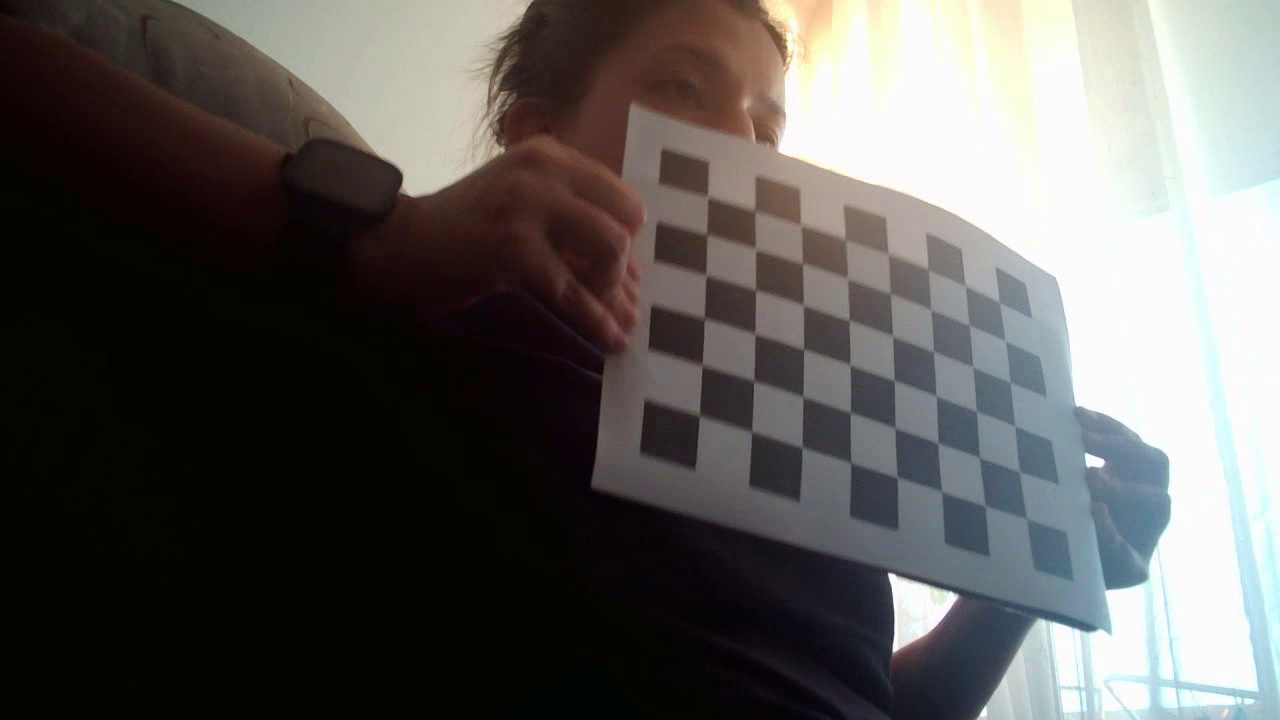
#> input picture frame 10 of Calibration/Example_video_5a.avi, 1280 x 720 px, given in place of the camera
$ jupyter execute Record_video.ipynb   (text cells are left out)
#> lines starting #> are read from the running program, lines starting #| are printed output that depends on the picture; pictures that were not available may be replaced by others from this repository, and a replacement may not be noted
[cell 1]
import numpy as np
import cv2 as cv
import time
import matplotlib.pyplot as plt

[cell 2]
## parameters for recording the videos
# Resolution of the cameras
WFrame = 1280
HFrame = 720

# fps
FPS = 30
VideoL= 7 # video length in s

# Video name
Nvideo= '1'
VideoA = '.\Videos\Example_videoA'+Nvideo+'.avi'
VideoB = '.\Videos\Example_videoB'+Nvideo+'.avi'
VideoConcat = '.\Videos\Example_video_concat_'+Nvideo+'.avi'
Time_info ='.\Videos\Example_video_'+Nvideo+'_t'

t = np.empty((int(VideoL*FPS*1.2),))
t[:] = np.nan

##camera_url='http://192.168.100.7:4747/video/force/1280x720'

[cell 3]
t0 = time.time()
cap = cv.VideoCapture(0, cv.CAP_DSHOW)
cap.set(cv.CAP_PROP_FRAME_WIDTH, WFrame)
cap.set(cv.CAP_PROP_FRAME_HEIGHT, HFrame)
cap.set(cv.CAP_PROP_FPS, int(FPS))
cap.set(cv.CAP_PROP_FOURCC, cv.VideoWriter_fourcc('M', 'J', 'P', 'G'))

#cap1 = cv.VideoCapture(camera_url)
cap1 = cv.VideoCapture(1, cv.CAP_DSHOW)
cap1.set(cv.CAP_PROP_FRAME_WIDTH, WFrame)
cap1.set(cv.CAP_PROP_FRAME_HEIGHT, HFrame)
cap1.set(cv.CAP_PROP_FPS, int(FPS))
cap1.set(cv.CAP_PROP_FOURCC, cv.VideoWriter_fourcc('M', 'J', 'P', 'G'))

# Define the codec and create VideoWriter object
fourcc = cv.VideoWriter_fourcc(*'XVID')
fourcc1 = cv.VideoWriter_fourcc(*'XVID')


out = cv.VideoWriter(VideoA, fourcc, FPS, (WFrame,  HFrame))
out1 = cv.VideoWriter(VideoB, fourcc1, FPS, (WFrame,  HFrame))

counter = 1;

## forsome easons the first frames are slower, so we take them out of the loop
ret, frame = cap.read()
#> frame is the input picture: shape (720, 1280, 3); mean B, G, R 90.1, 92.2, 94.6
ret1, frame1 = cap1.read()
while cap.isOpened():

    ## get images from both cameras
    ret, frame = cap.read()
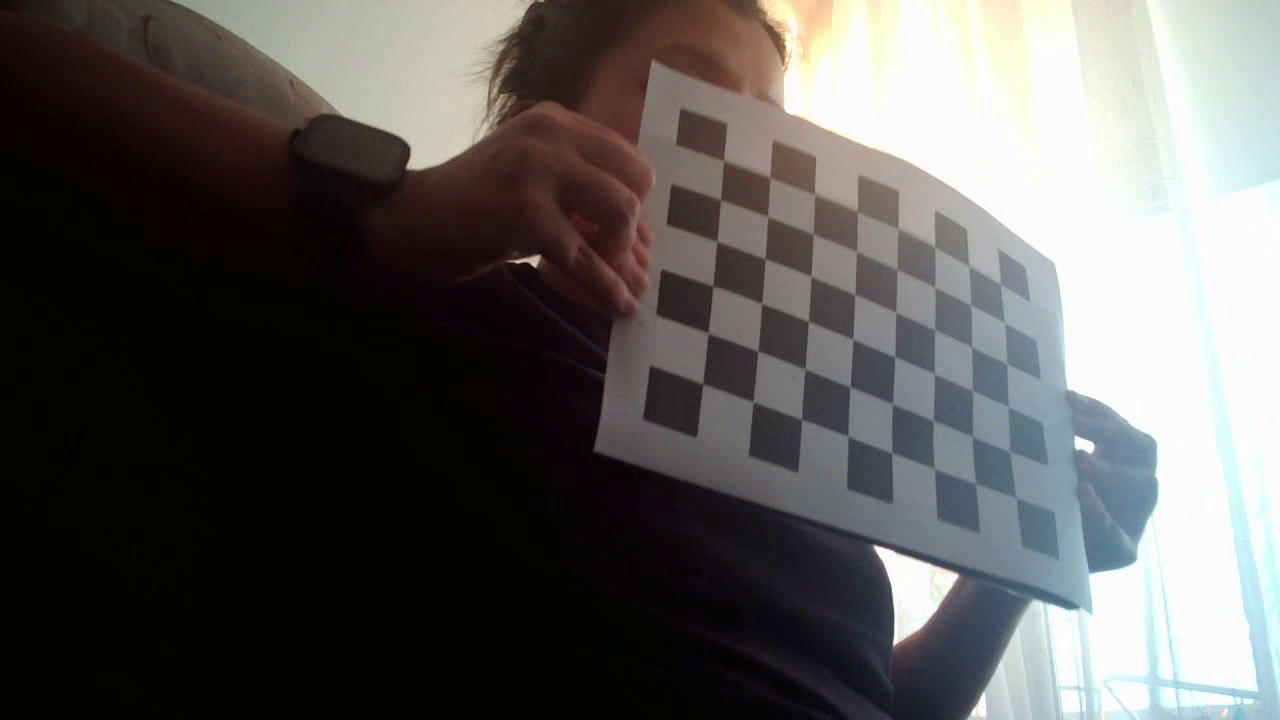
#> input picture frame 11 of Calibration/Example_video_5a.avi, 1280 x 720 px, given in place of the camera
#> frame is the input picture: shape (720, 1280, 3); mean B, G, R 89.9, 91.6, 93.6
    ret1, frame1 = cap1.read()

    if not ret or not ret1:
        print("Can't receive frame (stream end?). Exiting ...")
        break

    if counter == 1:
        t[0] = time.time()
        print(t[0]-t0)
    else:
        t[counter-1] = time.time()-t[0]


    if np.mod(counter,2) == 0:
    # contatenate for displaying purposes
        print(np.shape(frame))
        print(np.shape(frame1))
        frame_cat = cv.hconcat([frame,frame1])
        cv.imshow('frame', frame_cat)
        if cv.waitKey(1) != -1:
            break


    # write the frames in both videos
    out.write(frame)
    out1.write(frame1)
    #out2.write(frame_cat)


    elapsed = time.time() - t[0]
    counter = counter+1


    #if (cv.waitKey(1) & 0xFF == ord('q')) or elapsed>=VideoL:
    #    break
    # This option is faster but it doesn't show the video while recording
    if  elapsed>=VideoL:
        break

# Release everything if job is finished
cap.release()
cap1.release()

out.release()
out1.release()
#out2.release()
cv.destroyAllWindows()

t[0] = 0;

print('Number of frames taken = ', counter-1)
print('estimated FPS  = ', (counter-1)/elapsed)
print()
plt.plot(np.diff(t))
np.savez(Time_info, t=t)
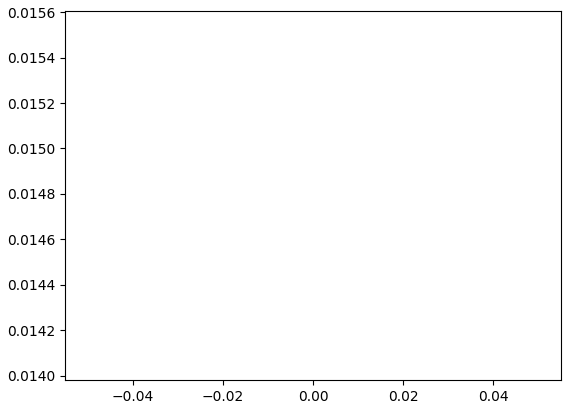
#> figure drawn by matplotlib, 1 panel

[cell 4]
# open videos
capA = cv.VideoCapture(VideoA)
capB = cv.VideoCapture(VideoB)

# create a cap to contatenated videos
fourcc = cv.VideoWriter_fourcc(*'XVID')
out = cv.VideoWriter(VideoConcat, fourcc, FPS, (int(WFrame*2),  int(HFrame)))


if (capA.isOpened()== False) or (capB.isOpened()== False):
    print("Error opening video file")


while(capA.isOpened()):

# Capture frame-by-frame
    retA, frameA = capA.read()
    retB, frameB = capB.read()
    if retA == True and retB == True:

        #concat frames and resize
        frameCat = cv.hconcat([frameA,frameB])
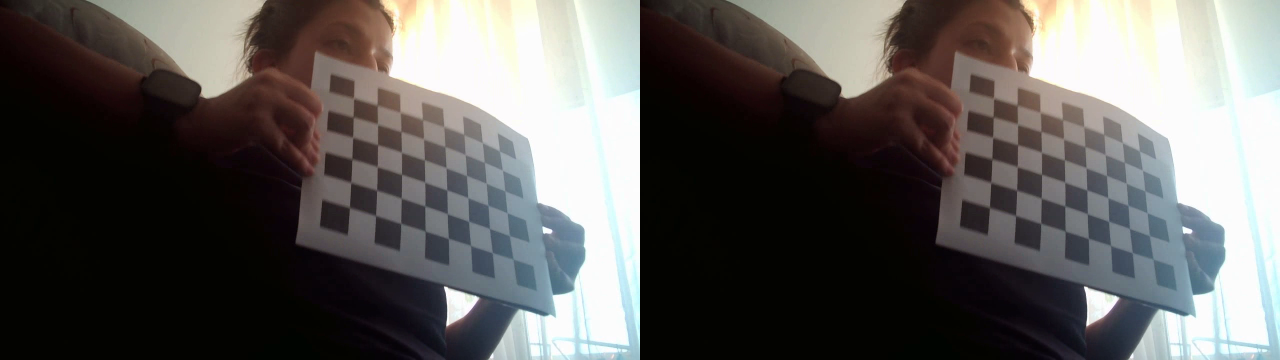
#> frameCat: shape (720, 2560, 3) (shown at 1/2 size); mean B, G, R 90.1, 92.2, 94.6
    # Display the resulting frame
        #cv.imshow('Frame', frameCat)
        out.write(frameCat)
    # Press Q on keyboard to exit
       # if cv.waitKey(25) & 0xFF == ord('q'):
       #     break

# Break the loop
    else:
        break

# When everything done, release
# the video capture object
capA.release()
capB.release()
out.release()

# Closes all the frames
cv.destroyAllWindows()

$ run again, starting later in the video
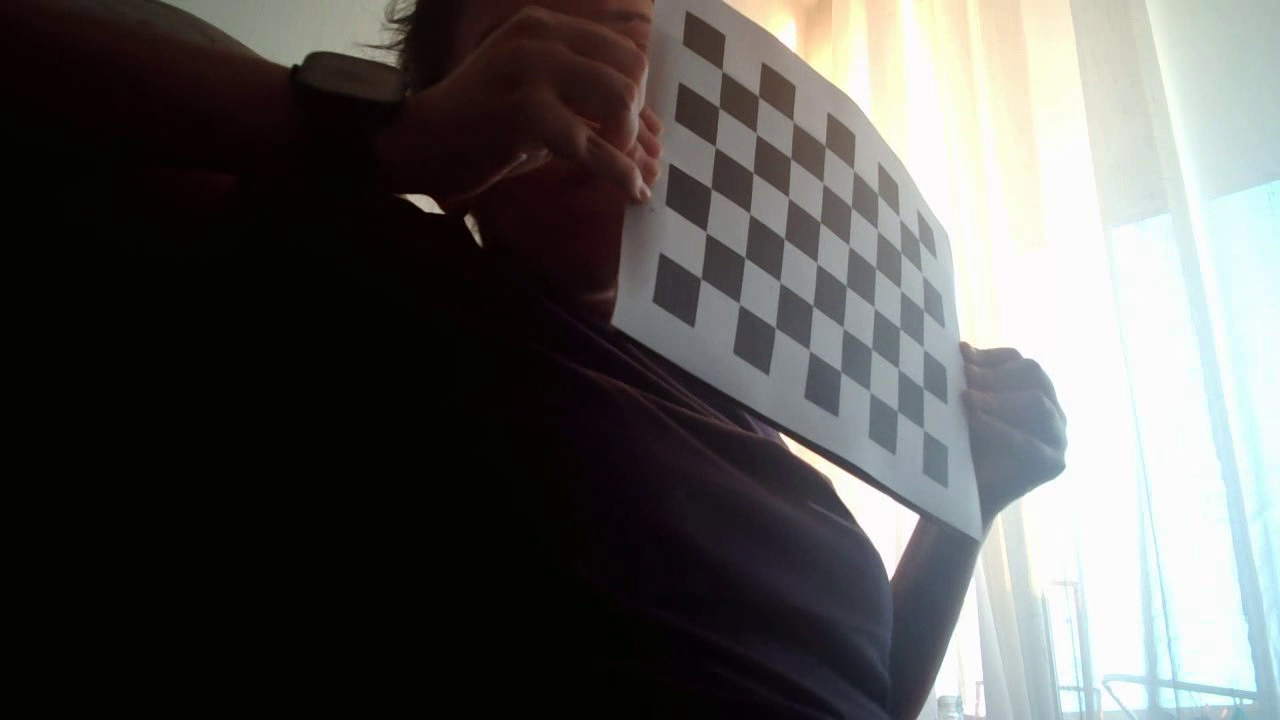
#> input picture frame 45 of Calibration/Example_video_5a.avi, 1280 x 720 px, given in place of the camera
#> frame is the input picture: shape (720, 1280, 3); mean B, G, R 88.2, 90.2, 90.8
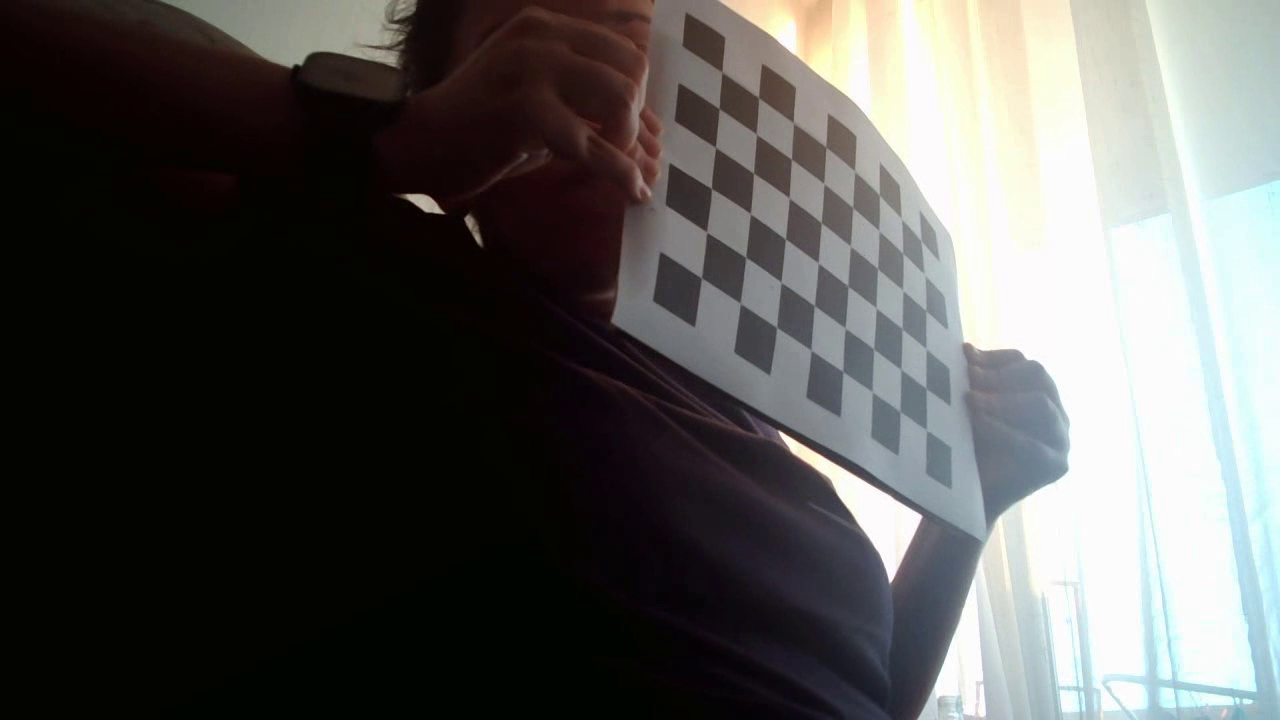
#> input picture frame 46 of Calibration/Example_video_5a.avi, 1280 x 720 px, given in place of the camera
#> frame is the input picture: shape (720, 1280, 3); mean B, G, R 88.1, 90.1, 90.6
#> `frameCat = cv.hconcat([frameA,frameB])`:
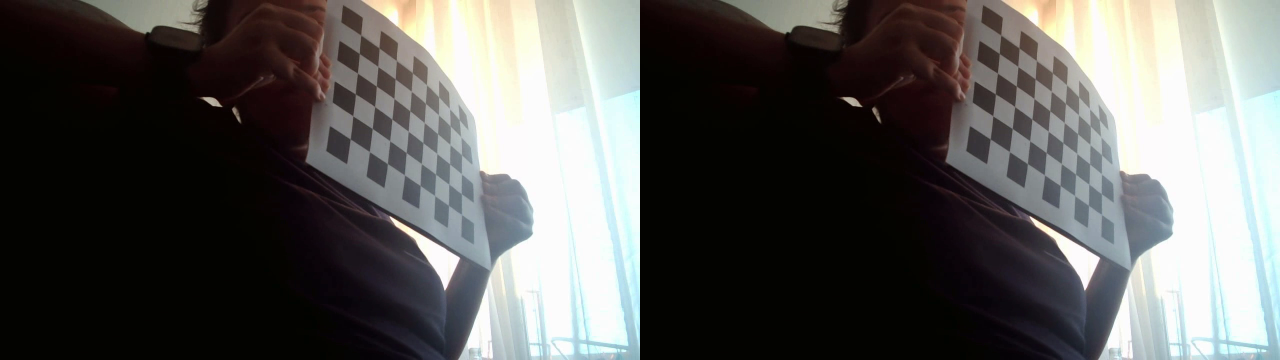
#> frameCat: shape (720, 2560, 3) (shown at 1/2 size); mean B, G, R 88.2, 90.2, 90.8

$ run again, starting later in the video
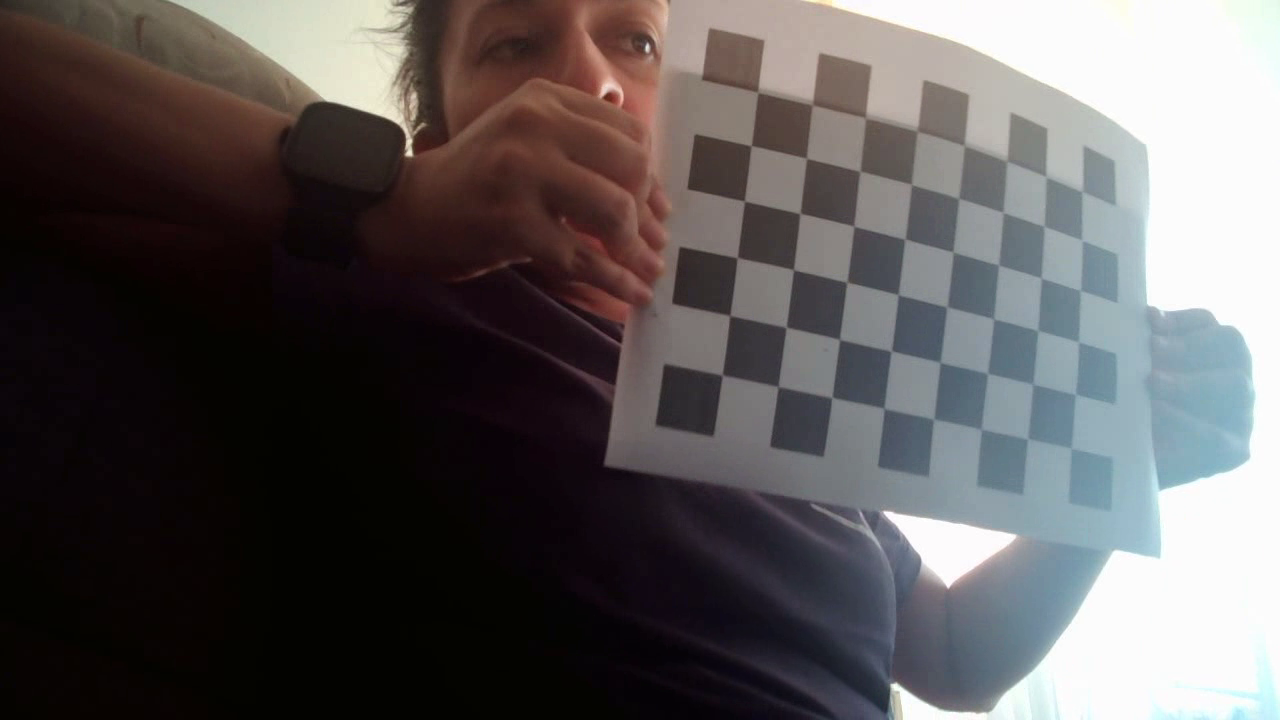
#> input picture frame 80 of Calibration/Example_video_5a.avi, 1280 x 720 px, given in place of the camera
#> frame is the input picture: shape (720, 1280, 3); mean B, G, R 88, 87.8, 92
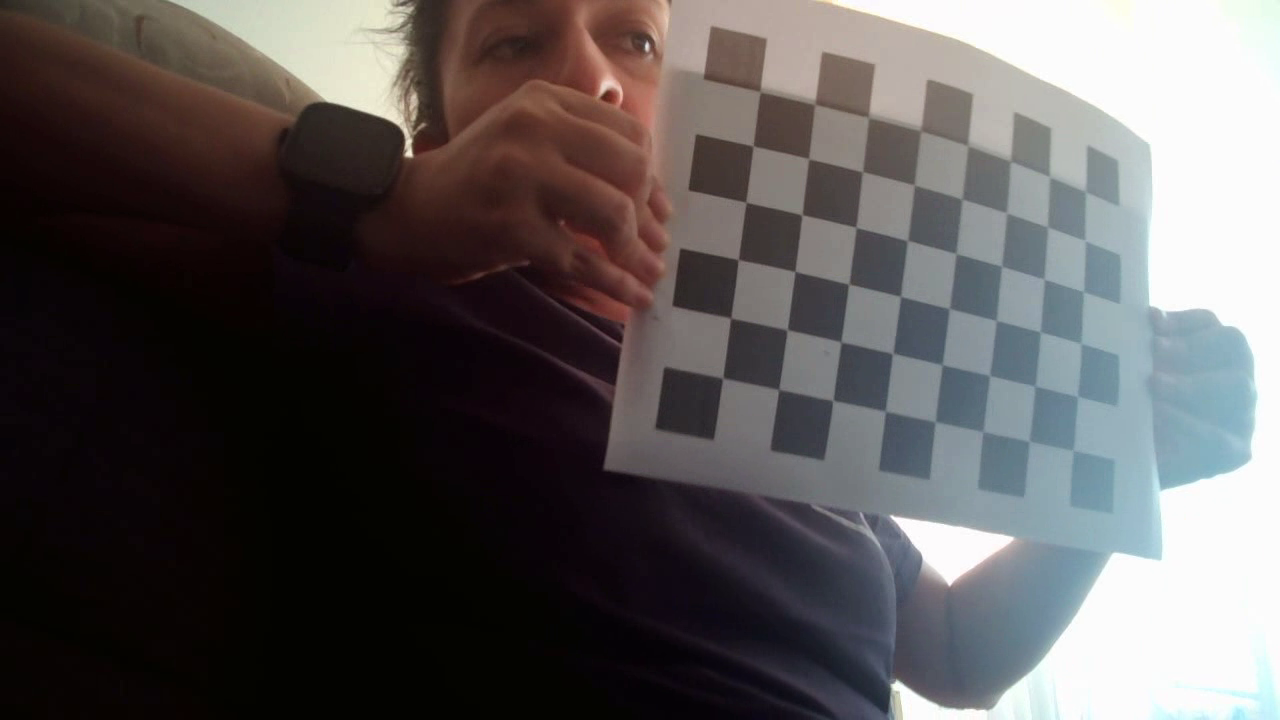
#> input picture frame 81 of Calibration/Example_video_5a.avi, 1280 x 720 px, given in place of the camera
#> frame is the input picture: shape (720, 1280, 3); mean B, G, R 87.3, 87.2, 91.3
#> `frameCat = cv.hconcat([frameA,frameB])`:
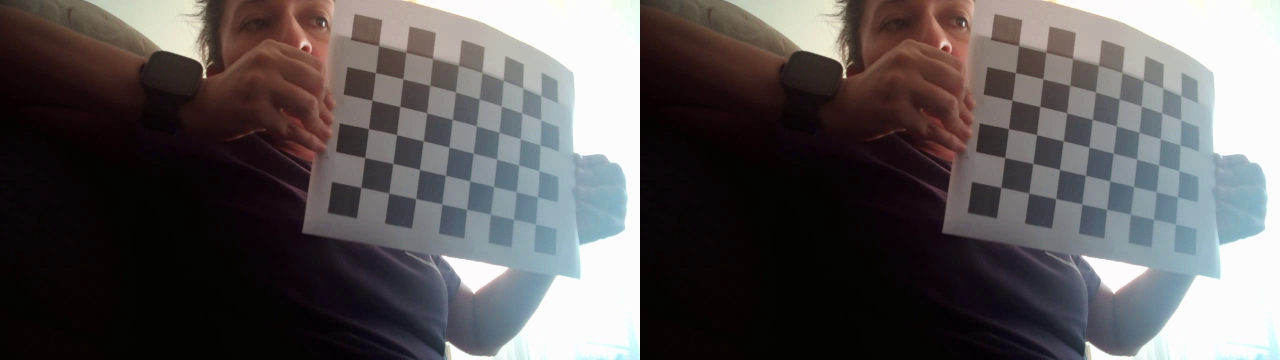
#> frameCat: shape (720, 2560, 3) (shown at 1/2 size); mean B, G, R 88, 87.8, 92
